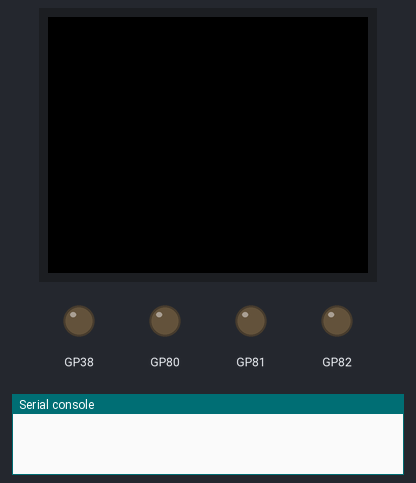
Simulated run of this program. Board: Raspberry Pi Pico running MicroPython. On the bench: 160×128 colour display, output pins drawn as LEDs (lit = HIGH), the last lines printed to the serial console. Library files of the repository ran but are not shown: config.py, st7735r144.py; pins used as bus, display or sensor lines are not drawn. At 1.3 s the program stops and its outputs stay as they are.

Above: at 0.2 s.
At 1.3 s:
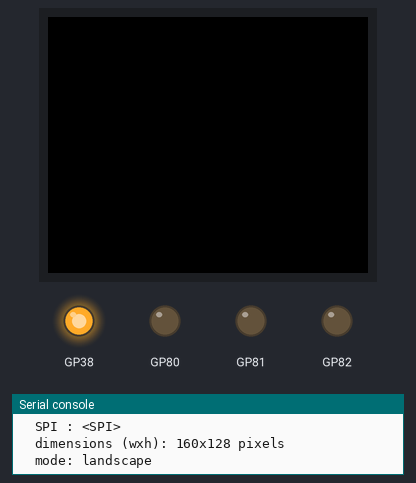
Timing chart, 0 to 2.8 s (numbered marks = the images above):
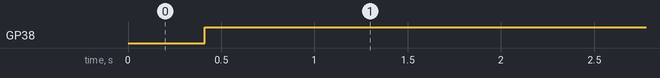

The program:

color_setup_st7735.py
```python
"""
color_setup for 1.8" TFT-LCD display from WeActStudio
SPI, 128*160 pixels, ST7735

Nano-GUI driver: st7735r.st7735r144,
             or, st7735r.st7735r144_4bit

Connection schema
TFT-LCD  Pico-Grove Shield  Pyboard  DIP68
==================================================
GND      GND				  GND
VCC      3V3				  3V3
SCL      GPIO2 - SPI0-SCK	 'Y6'  	 W49 - SPI(2)
SDA      GPIO3 - SPI0-MOSI	 'Y8'    W57 - SPI(2)
RST      GPIO15				 'Y3'    W50
DC       GPIO14				 'Y1'    W54
CS       GPIO5				 'Y2'    W52
BL       GPIO17 - LOW		 'Y4'    W46

Note: SPI0 socket on Grove Shield could be used as an alternative.

2024_0413 PP: add display-dependend 'ssd' (ssd_st7735)
              to have multiple displays in nano-gui programs
2024-0220 PP: modified backligth pin for TFT-LCD power management
2024-0217 PP setup for Pyboard-SF2 on DIP68
2024-0217 PP setup for Raspberry PICO using nano-gui driver
             => colors are wrong (BLUE->RED, ..)
2024-0217 PP setup for Raspberry PICO using alistairhm-driver

"""
from micropython import const
from machine import Pin, SPI
import gc
from helpers import print_display_SPI_configuration

# TFT-display configuration
import config

# *** Choose your color display driver here ***

# distorted: from drivers.st7735r.st7735r import ST7735R as SSD
# OK, except colors:
from drivers.st7735r.st7735r144 import ST7735R as SSD
# OK, except colors: from drivers.st7735r.st7735r144_4bit import ST7735R as SSD
# distorted: from drivers.st7735r.st7735r_4bit import ST7735R as SSD


# SPI, pins - from Peter Hinch - 'setup_st7735r_pyb.py'
pdc  = Pin(config.DISPLAY_DC_PIN, Pin.OUT_PP, value=0)
pcs  = Pin(config.DISPLAY_CS_PIN, Pin.OUT_PP, value=1)
prst = Pin(config.DISPLAY_RESET_PIN, Pin.OUT_PP, value=1)
pbl  = Pin(config.DISPLAY_BL_PIN, Pin.OUT_PP, value=1) # BL is managed in driver
# Note: pbl LOW (pbl(0)) will turn TFT-display in WHITE screen.

spi = SPI(config.DISPLAY_SPI_ID, baudrate=config.DISPLAY_BAUDRATE)

gc.collect()  # Precaution before instantiating framebuf

# Create a display instance
# 2024-0220 PP: add backligth pin for TFT-LCD power management
ssd = SSD(spi,
          cs=pcs, dc=pdc, rst=prst, bl=pbl,
          width=config.DISPLAY_TFT_WIDTH,
          height=config.DISPLAY_TFT_HEIGHT,  # landscape
          #width=config.DISPLAY_TFT_HEIGHT,
          #height=config.DISPLAY_TFT_WIDTH,  # portrait
          )

# 2024-0413 PP make a separate copy
ssd_st7735 = ssd

landscape = ssd.width > ssd.height
display_name = "1.8 TFT-LCD SPI, 128*160"
print_display_SPI_configuration(ssd, display_name, landscape=landscape)
```

helpers.py
```python
# ====================================================
# Helpers
# 2024-0414 PP added print_i2c_devices, print_localtime
# ====================================================

# helper: print information of i2c-display 'ssd'
def print_display_I2C_configuration(ssd, display_name):
    print(f"GUI-nano display: {display_name}")
    print(f"I2C: {ssd.i2c}")
    print(f"\tdimensions (wxh): {ssd.width}x{ssd.height} pixels")


# helper: print information of SPI-display 'ssd'
def print_display_SPI_configuration(ssd, display_name, landscape=False, busy=False):
    print(f"GUI-nano display: {display_name}")
    print(f"\tRST : {ssd._rst}")
    print(f"\tDC  : {ssd._dc}")
    print(f"\tCS  : {ssd._cs}")
    if busy is True:
        print(f"\tBUSY: {ssd._busy}")
    print(f"\tSPI : {ssd._spi}")
    print(f"\tdimensions (wxh): {ssd.width}x{ssd.height} pixels")
    mode = "landscape" if landscape else "portrait"
    print(f"\tmode: {mode}")

# helper: print I2C address of connected I2C devices
def print_i2c_devices(i2c):
    devices = i2c.scan()
    #print(f"I2C devices: {[hex(d) for d in devices]}")
    print(f"I2C devices: {[hex(d) + '('+ str(d) + ')' for d in devices]}")
    print(f"-"*10)

# helper: print local time in readable format
def print_localtime():
    """toont in console lokale tijd en return localtime-tuple"""
    (year, month, mday, hour, minute, second, weekday, yearday) = time.localtime()
    days= {0:"Maandag", 1:"Dinsdag", 2:"Woensdag", 3:"Donderdag", 4:"Vrijdag", 5:"Zaterdag", 6:"Zondag"}
    months = {1:"Januari", 2:"Februari", 3:"Maart", 4:"April", 5:"Mei", 6:"Juni", 7:"Juli", 8:"Augustus", 9:"September", 10:"Oktober", 11:"November", 12:"December"}
    print(f"Vandaag is {days[weekday]} {mday} {months[month]} {year}")
    return (year, month, mday, hour, minute, second, weekday, yearday)
```

Measured:
- by itself, GP38: LOW → HIGH at 0.41 s
